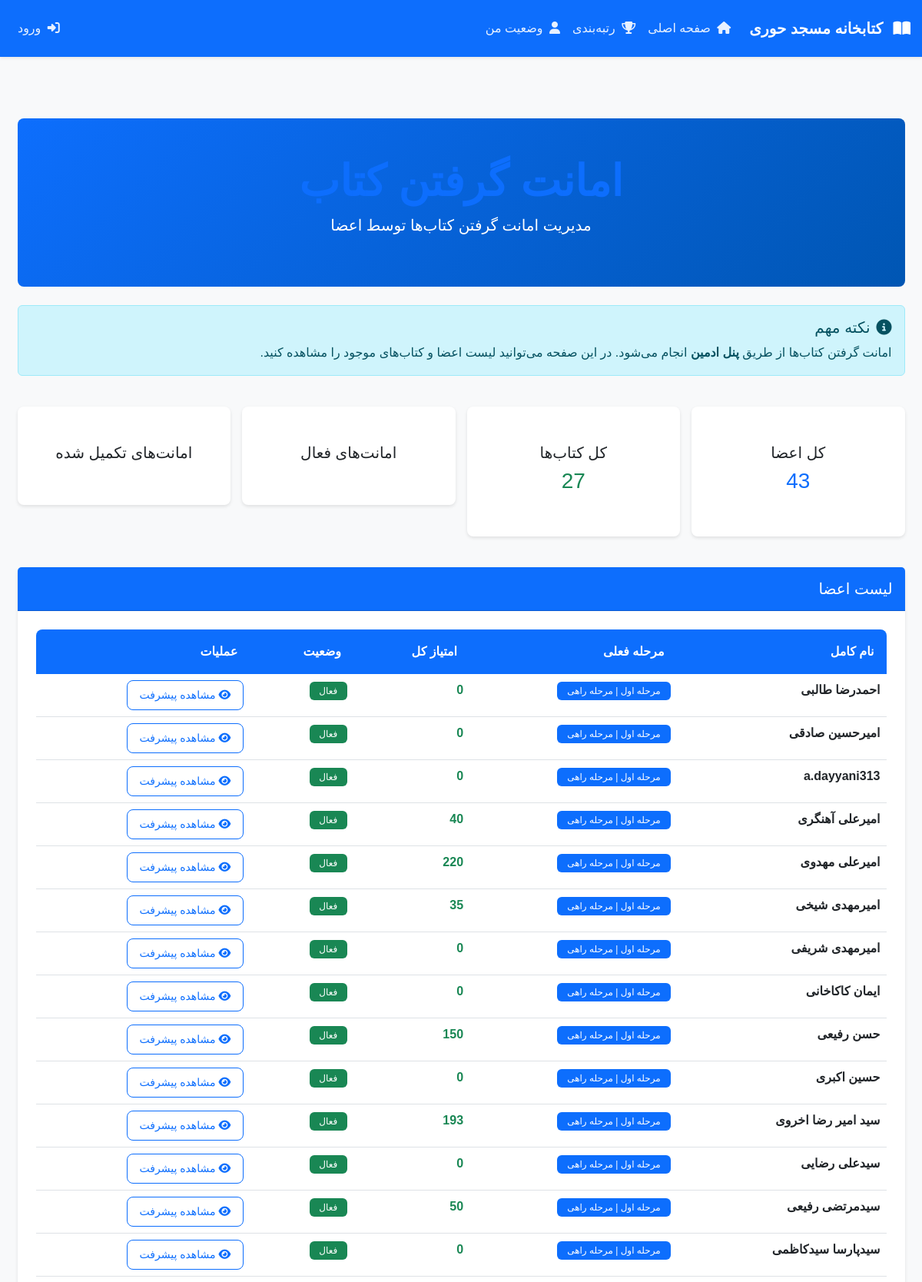
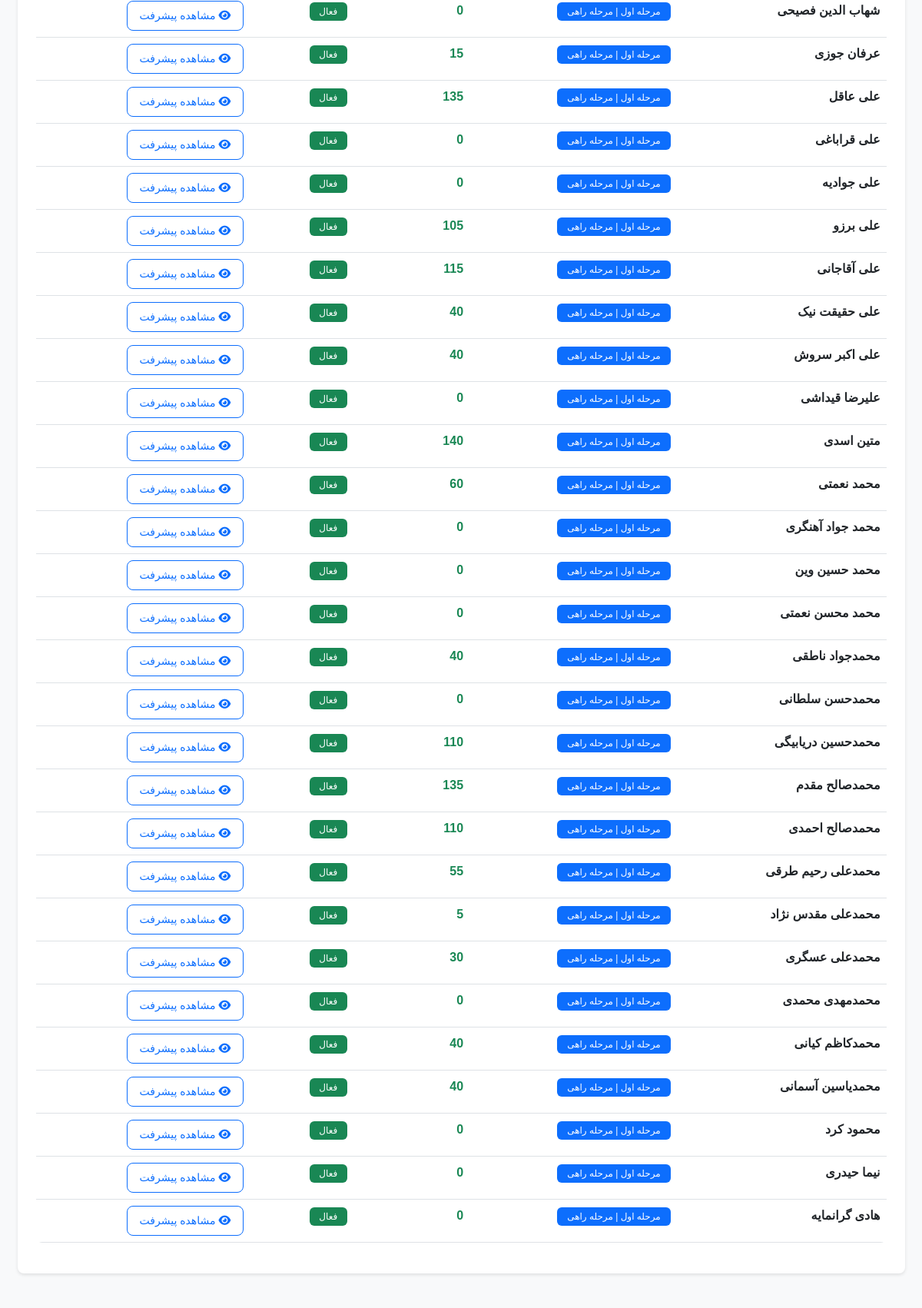
Screenshot of /assign-book/ (upper part) with the database file from the repository (2 pictures, top to bottom).
### books/models.py (models this page shows, shortened)
class Member(models.Model):
    GROUP_CHOICES = [
        ('soleimani', 'گروه شهید سلیمانی'),
        ('fakhrizadeh', 'گروه شهید فخری زاده'),
    ]
    user = models.OneToOneField(User, on_delete=models.CASCADE, null=True, blank=True, verbose_name="کاربر")
    first_name = models.CharField(max_length=100, verbose_name="نام", null=True, blank=True)
    last_name = models.CharField(max_length=100, verbose_name="نام خانوادگی", null=True, blank=True)
    group = models.CharField(max_length=20, choices=GROUP_CHOICES, default='fakhrizadeh', verbose_name="گروه")
    profile_image = models.ImageField(upload_to='members/profiles/', blank=True, null=True, verbose_name="تصویر پروفایل")
    current_stage = models.ForeignKey(Stage, on_delete=models.SET_NULL, null=True, blank=True, verbose_name="مرحله فعلی")
    total_score = models.IntegerField(default=0, verbose_name="امتیاز کل")
    is_active = models.BooleanField(default=True, verbose_name="فعال")
    created_at = models.DateTimeField(auto_now_add=True)
    updated_at = models.DateTimeField(auto_now=True)
    class Meta:
        verbose_name = "عضو"
        verbose_name_plural = "اعضا"
        ordering = ['-total_score', 'first_name']
    @property
    def full_name(self):
        if self.user:
            return f"{self.user.first_name} {self.user.last_name}" if self.user.first_name else self.user.username
        return f"{self.first_name} {self.last_name}"

class Stage(models.Model):
    period = models.ForeignKey(ReadingPeriod, on_delete=models.CASCADE, verbose_name="دوره")
    stage_number = models.IntegerField(verbose_name="شماره مرحله")
    name = models.CharField(max_length=100, verbose_name="نام مرحله")
    description = models.TextField(verbose_name="توضیحات")
    image = models.ImageField(upload_to='stages/images/', blank=True, null=True, verbose_name="تصویر مرحله")
    order = models.IntegerField(verbose_name="ترتیب")
    created_at = models.DateTimeField(auto_now_add=True)
    class Meta:
        verbose_name = "مرحله"
        verbose_name_plural = "مراحل"
        unique_together = ['period', 'stage_number']
        ordering = ['order', 'stage_number']

### books/views.py (the view)
# urls.py: path('assign-book/', views.assign_book, name='assign_book'),
def assign_book(request):
    if request.method == 'POST':
        messages.info(request, 'امانت گرفتن کتاب از طریق پنل ادمین انجام می‌شود.')
        return redirect('books:home')
    members = Member.objects.filter(is_active=True).order_by('first_name')
    books = (
        Book.objects.annotate(
            stage_parity=Mod('stage__stage_number', 2),
            active_count=Count('bookassignment', filter=Q(bookassignment__is_completed=False))
        )
        .filter(stage_parity=1)
        .filter(stock_count__gt=0)
        .filter(active_count__lt=F('stock_count'))
        .select_related('stage')
        .order_by('stage__order', 'title')
    )
    active_assignments = BookAssignment.objects.filter(is_completed=False).count()
    completed_assignments = BookAssignment.objects.filter(is_completed=True).count()
    context = {
        'members': members,
        'books': books,
        'active_assignments': active_assignments,
        'completed_assignments': completed_assignments,
    }
    return render(request, 'books/assign_book.html', context)

### books/context_processors.py (called while the page is built, shortened)
def notifications(request):
    if not request.user.is_authenticated:
        return {
            'header_notifications': [],
            'header_unread_notifications': 0,
        }

### templates/books/assign_book.html (shortened to what this page needs)
{% extends 'base.html' %}
{% load static %}
{% block content %}
<div class="container mt-4">
    <div class="row">
        <div class="col-12">
            <div class="hero-section text-center mb-4">
                <h1 class="display-4 fw-bold text-primary">امانت گرفتن کتاب</h1>
                <p class="lead">مدیریت امانت گرفتن کتاب‌ها توسط اعضا</p>
            </div>
        </div>
    </div>
    <div class="row mb-4">
        <div class="col-12">
            <div class="alert alert-info">
                <h5><i class="fas fa-info-circle me-2"></i>نکته مهم</h5>
                <p class="mb-0">امانت گرفتن کتاب‌ها از طریق <strong>پنل ادمین</strong> انجام می‌شود. در این صفحه می‌توانید لیست اعضا و کتاب‌های موجود را مشاهده کنید.</p>
            </div>
        </div>
    </div>
    <div class="row mb-4">
        <div class="col-md-3">
            <div class="card stats-card text-center">
                <div class="card-body">
                    <h5 class="card-title">کل اعضا</h5>
                    <h3 class="text-primary">{{ members.count }}</h3>
                </div>
            </div>
        </div>
        <div class="col-md-3">
            <div class="card stats-card text-center">
                <div class="card-body">
                    <h5 class="card-title">کل کتاب‌ها</h5>
                    <h3 class="text-success">{{ books.count }}</h3>
                </div>
            </div>
        </div>
        <div class="col-md-3">
            <div class="card stats-card text-center">
                <div class="card-body">
                    <h5 class="card-title">امانت‌های فعال</h5>
                </div>
            </div>
        </div>
        <div class="col-md-3">
            <div class="card stats-card text-center">
                <div class="card-body">
                    <h5 class="card-title">امانت‌های تکمیل شده</h5>
                </div>
            </div>
        </div>
    </div>
    <div class="row mb-4">
        <div class="col-12">
            <div class="card">
                <div class="card-header">
                    <h5 class="card-title mb-0">لیست اعضا</h5>
                </div>
                <div class="card-body">
                    {% if members %}
                        <div class="table-responsive">
                            <table class="table table-hover">
                                <thead>
                                    <tr>
                                        <th>نام کامل</th>
                                        <th>مرحله فعلی</th>
                                        <th>امتیاز کل</th>
                                        <th>وضعیت</th>
                                        <th>عملیات</th>
                                    </tr>
                                </thead>
                                <tbody>
                                    {% for member in members %}
                                        <tr>
                                            <td>
                                                <strong>{{ member.full_name }}</strong>
                                            </td>
                                            <td>
                                                {% if member.current_stage %}
                                                    <span class="badge bg-primary">{{ member.current_stage.name }}</span>
                                                {% else %}
                                                    <span class="badge bg-secondary">تعیین نشده</span>
                                                {% endif %}
                                            </td>
                                            <td>
                                                <span class="fw-bold text-success">{{ member.total_score }}</span>
                                            </td>
                                            <td>
                                                {% if member.is_active %}
                                                    <span class="badge bg-success">فعال</span>
                                                {% else %}
                                                    <span class="badge bg-danger">غیرفعال</span>
                                                {% endif %}
                                            </td>
                                            <td>
                                                <a href="{% url 'member_progress' member.id %}" class="btn btn-sm btn-outline-primary">
                                                    <i class="fas fa-eye me-1"></i>مشاهده پیشرفت
                                                </a>
                                            </td>
                                        </tr>
                                    {% endfor %}
                                </tbody>
                            </table>
                        </div>
                    {% else %}
                        <div class="text-center py-4">
                            <i class="fas fa-users fa-3x text-muted mb-3"></i>
                            <p class="text-muted">هیچ عضوی در سیستم ثبت نشده است.</p>
                        </div>
                    {% endif %}
                </div>
            </div>
        </div>
    </div>
</div>
{% endblock %}

### static/css/style.css (style rules this page uses)
:root { --primary: #0d6efd; --secondary: #6c757d; --success: #198754; --warning: #ffc107; --danger: #dc3545; --light: #f8f9fa; --dark: #212529; --border-radius: 8px; --shadow: 0 2px 4px rgba(0,0,0,0.1); }
* { box-sizing: border-box; }
body { font-family: 'IRANSans', 'Tahoma', sans-serif; line-height: 1.6; background-color: var(--light); overflow-x: hidden; }
.container { max-width: 1200px; margin: 0 auto; padding: 0 15px; }
.hero-section { background: linear-gradient(135deg, var(--primary), #0056b3); color: white; border-radius: var(--border-radius); padding: 3rem 2rem; margin: 2rem 0; text-align: center; }
.card { border: none; border-radius: var(--border-radius); box-shadow: var(--shadow); margin-bottom: 1.5rem; transition: transform 0.2s; }
.card-header { background: var(--primary); color: white; border-radius: var(--border-radius) var(--border-radius) 0 0; padding: 1rem; font-weight: 600; }
.card-body { padding: 1.5rem; }
.stats-card { background: white; border-radius: var(--border-radius); padding: 1.5rem; text-align: center; box-shadow: var(--shadow); margin-bottom: 1rem; }
.btn { font-weight: 500; border-radius: var(--border-radius); padding: 0.5rem 1rem; transition: all 0.2s; }
.table { background: white; border-radius: var(--border-radius); overflow: hidden; }
.table thead th { background: var(--primary); color: white; border: none; padding: 1rem; }
.badge { font-weight: 500; padding: 0.4rem 0.8rem; }
.row { margin-left: 0; margin-right: 0; }
.col, [class*="col-"] { padding-left: 7.5px; padding-right: 7.5px; }
.table-responsive { overflow-x: auto; }

### rows the page displays
Member: full_name "احمدرضا طالبی", current_stage.name "مرحله اول | مرحله راهی", total_score "0", is_active "فعال"
Member: full_name "امیرحسین صادقی", current_stage.name "مرحله اول | مرحله راهی", total_score "0", is_active "فعال"
Member: full_name "a.dayyani313", current_stage.name "مرحله اول | مرحله راهی", total_score "0", is_active "فعال"
Member: full_name "امیرعلی آهنگری", current_stage.name "مرحله اول | مرحله راهی", total_score "40", is_active "فعال"
Member: full_name "امیرعلی مهدوی", current_stage.name "مرحله اول | مرحله راهی", total_score "220", is_active "فعال"
Member: full_name "امیرمهدی شیخی", current_stage.name "مرحله اول | مرحله راهی", total_score "35", is_active "فعال"
Member: full_name "امیرمهدی شریفی", current_stage.name "مرحله اول | مرحله راهی", total_score "0", is_active "فعال"
Member: full_name "ایمان کاکاخانی", current_stage.name "مرحله اول | مرحله راهی", total_score "0", is_active "فعال"
Member: full_name "حسن رفیعی", current_stage.name "مرحله اول | مرحله راهی", total_score "150", is_active "فعال"
Member: full_name "حسین اکبری", current_stage.name "مرحله اول | مرحله راهی", total_score "0", is_active "فعال"
Member: full_name "سید امیر رضا اخروی", current_stage.name "مرحله اول | مرحله راهی", total_score "193", is_active "فعال"
Member: full_name "سیدعلی رضایی", current_stage.name "مرحله اول | مرحله راهی", total_score "0", is_active "فعال"
Member: full_name "سیدمرتضی رفیعی", current_stage.name "مرحله اول | مرحله راهی", total_score "50", is_active "فعال"
Member: full_name "سیدپارسا سیدکاظمی", current_stage.name "مرحله اول | مرحله راهی", total_score "0", is_active "فعال"
Member: full_name "شهاب الدین فصیحی", current_stage.name "مرحله اول | مرحله راهی", total_score "0", is_active "فعال"
Member: full_name "عرفان جوزی", current_stage.name "مرحله اول | مرحله راهی", total_score "15", is_active "فعال"
Member: full_name "علی عاقل", current_stage.name "مرحله اول | مرحله راهی", total_score "135", is_active "فعال"
Member: full_name "علی قراباغی", current_stage.name "مرحله اول | مرحله راهی", total_score "0", is_active "فعال"
Member: full_name "علی جوادیه", current_stage.name "مرحله اول | مرحله راهی", total_score "0", is_active "فعال"
Member: full_name "علی برزو", current_stage.name "مرحله اول | مرحله راهی", total_score "105", is_active "فعال"
Member: full_name "علی آقاجانی", current_stage.name "مرحله اول | مرحله راهی", total_score "115", is_active "فعال"
Member: full_name "علی حقیقت نیک", current_stage.name "مرحله اول | مرحله راهی", total_score "40", is_active "فعال"
Member: full_name "علی اکبر سروش", current_stage.name "مرحله اول | مرحله راهی", total_score "40", is_active "فعال"
Member: full_name "علیرضا قیداشی", current_stage.name "مرحله اول | مرحله راهی", total_score "0", is_active "فعال"
Member: full_name "متین اسدی", current_stage.name "مرحله اول | مرحله راهی", total_score "140", is_active "فعال"
Member: full_name "محمد نعمتی", current_stage.name "مرحله اول | مرحله راهی", total_score "60", is_active "فعال"
Member: full_name "محمد جواد آهنگری", current_stage.name "مرحله اول | مرحله راهی", total_score "0", is_active "فعال"
Member: full_name "محمد حسین وین", current_stage.name "مرحله اول | مرحله راهی", total_score "0", is_active "فعال"
Member: full_name "محمد محسن نعمتی", current_stage.name "مرحله اول | مرحله راهی", total_score "0", is_active "فعال"
Member: full_name "محمدجواد ناطقی", current_stage.name "مرحله اول | مرحله راهی", total_score "40", is_active "فعال"
Member: full_name "محمدحسن سلطانی", current_stage.name "مرحله اول | مرحله راهی", total_score "0", is_active "فعال"
Member: full_name "محمدحسین دریابیگی", current_stage.name "مرحله اول | مرحله راهی", total_score "110", is_active "فعال"
Member: full_name "محمدصالح مقدم", current_stage.name "مرحله اول | مرحله راهی", total_score "135", is_active "فعال"
Member: full_name "محمدصالح احمدی", current_stage.name "مرحله اول | مرحله راهی", total_score "110", is_active "فعال"
Member: full_name "محمدعلی رحیم طرقی", current_stage.name "مرحله اول | مرحله راهی", total_score "55", is_active "فعال"
Member: full_name "محمدعلی مقدس نژاد", current_stage.name "مرحله اول | مرحله راهی", total_score "5", is_active "فعال"
Member: full_name "محمدعلی عسگری", current_stage.name "مرحله اول | مرحله راهی", total_score "30", is_active "فعال"
Member: full_name "محمدمهدی محمدی", current_stage.name "مرحله اول | مرحله راهی", total_score "0", is_active "فعال"
Member: full_name "محمدکاظم کیانی", current_stage.name "مرحله اول | مرحله راهی", total_score "40", is_active "فعال"
Member: full_name "محمدیاسین آسمانی", current_stage.name "مرحله اول | مرحله راهی", total_score "40", is_active "فعال"
Member: full_name "محمود کرد", current_stage.name "مرحله اول | مرحله راهی", total_score "0", is_active "فعال"
Member: full_name "نیما حیدری", current_stage.name "مرحله اول | مرحله راهی", total_score "0", is_active "فعال"
Member: full_name "هادی گرانمایه", current_stage.name "مرحله اول | مرحله راهی", total_score "0", is_active "فعال"

### other values shown
{{ members.count }} "43"
{{ books.count }} "27"
